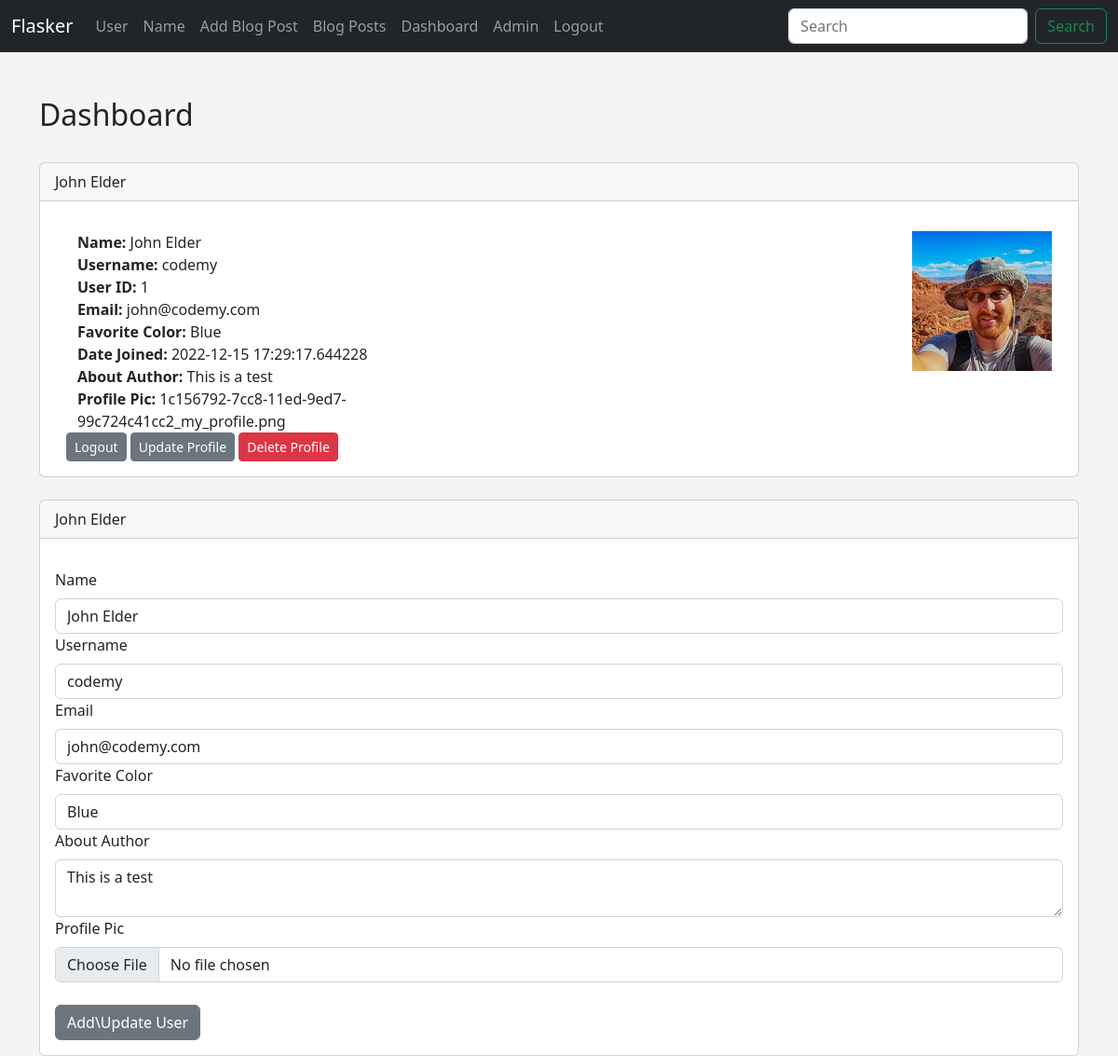
The app's page /dashboard (signed in) with its own data.
### models.py (models this page shows, shortened)
class Users(db.Model, UserMixin):
    id = db.Column(db.Integer, primary_key=True) # gets assigned automatically, since primary key
    username = db.Column(db.String(20), nullable=False)
    name = db.Column(db.String(200), nullable=False) # max length=200, cannot be blank
    email = db.Column(db.String(120), nullable=False, unique=True) # must be unique
    date_added = db.Column(db.DateTime, default=datetime.utcnow)
    favorite_color = db.Column(db.String(120))
    about_author = db.Column(db.Text(500), nullable=True)
    profile_pic = db.Column(db.String(), nullable=True)
    password_hash = db.Column(db.String(128))
    posts = db.relationship('Posts', backref='poster')
    @property
    def password(self):
        raise AttributeError('Password is not a readable attribute!') # shows error if something goes wrong

### app.py (the view)
@app.route('/dashboard', methods=['GET', 'POST'])
@login_required
def dashboard():
    form = UserForm()
    id = current_user.id # have to designate, since wasn't passed in URL
    name_to_update = Users.query.get_or_404(id)
    if request.method == 'POST':
        name_to_update.name = request.form['name']
        name_to_update.email = request.form['email']
        name_to_update.favorite_color = request.form['favorite_color']
        name_to_update.username = request.form['username']
        name_to_update.about_author = request.form['about_author']
        if request.files['profile_pic']:
            name_to_update.profile_pic = request.files['profile_pic']
            pic_filename = secure_filename(name_to_update.profile_pic.filename)
            pic_name = str(uuid1()) + '_' + pic_filename
            name_to_update.profile_pic.save(os.path.join(app.config['UPLOAD_FOLDER'], pic_name))
            name_to_update.profile_pic = pic_name
            try:
                db.session.commit() # commits current values (from form) to DB
                flash('User Update Successful!')
                return render_template('dashboard.html', form=form, name_to_update=name_to_update)
            except:
                flash('Error - Update Unsuccessful!')
                return render_template('dashboard.html', form=form, name_to_update=name_to_update)
        else:
            db.session.commit() # commits current values (from form) to DB
            flash('User Update Successful!')
            return render_template('dashboard.html', form=form, name_to_update=name_to_update)
    else:
        return render_template('dashboard.html', form=form, name_to_update=name_to_update, id=id)

### forms.py
class UserForm(FlaskForm):
    name = StringField('Name', validators=[DataRequired()])
    username = StringField('Username', validators=[DataRequired()])
    email = StringField('Email', validators=[DataRequired()])
    favorite_color = StringField('Favorite Color')
    password_hash = PasswordField('Password', validators=[DataRequired(), EqualTo('password_hash2')])
    password_hash2 = PasswordField('Confirm Password', validators=[DataRequired()])
    submit = SubmitField('Add\\Update User') # 'submit' button
    about_author = TextAreaField('About Author')
    profile_pic = FileField("Profile Pic")

class SearchForm(FlaskForm):
	searched = StringField("Searched", validators=[DataRequired()])
	submit = SubmitField("Submit")

### app.py (called while the page is built)
@login_manager.user_loader
def load_user(user_id):
    return Users.query.get(int(user_id))

@app.context_processor
def base(): # caled base because passing into 'base.html', but could be called anything
	form = SearchForm()
	return dict(form=form)

### templates/dashboard.html (shortened to what this page needs)
{% extends 'base.html' %} {% block content %}
<h2>Dashboard</h2>
<br />
<div class="card">
  <div class="card-header">{{ current_user.name }}</div>
  <div class="card-body">
    <div class="container">
      <div class="row">
        <div class="col-8">
          <div class="container">
            <div class="row">
              <div class="col-8">
                <strong>Name: </strong>{{ current_user.name }}<br />
                <strong>Username: </strong>{{ current_user.username }}<br />
                <strong>User ID: </strong>{{ current_user.id }}<br />
                <strong>Email: </strong>{{ current_user.email }}<br />
                <strong>Favorite Color: </strong>{{ current_user.favorite_color
                }}<br />
                <strong>Date Joined: </strong>{{ current_user.date_added }}<br />
                <strong>About Author: </strong>{{ current_user.about_author }}<br />
                <strong>Profile Pic: </strong>{{ current_user.profile_pic }}<br />
              </div>
            </div>
          </div>
          <a href="{{ url_for('logout') }}" class="btn btn-secondary btn-sm"
            >Logout</a
          >
          <a
            href="{{ url_for('update', id=current_user.id) }}"
            class="btn btn-secondary btn-sm"
            >Update Profile</a
          >
          <a
            href="{{ url_for('delete', id=current_user.id) }}"
            class="btn btn-danger btn-sm"
            >Delete Profile</a
          >
        </div>
        <div class="col-4">
          {% if current_user.profile_pic %}
          <img src="{{ url_for('static', filename='images/' + current_user.profile_pic) }}" width="150" align="right"/>
          {% else %}
          <img
            src="{{ url_for('static', filename='images/default_profile_pic.png')}}" width="150" align="right"/>
          {% endif %}
        </div>
      </div>
    </div>
  </div>
</div>
<br />
<div class="card">
  <div class="card-header">{{ current_user.name }}</div>
  <div class="card-body">
    <form method="POST" action="/dashboard" enctype="multipart/form-data">
      {{ form.name.label(class="form-label") }}
      {{ form.name(class="form-control", value=current_user.name) }}
      {{ form.username.label(class="form-label") }}
      {{ form.username(class="form-control", value=current_user.username) }}
      {{ form.email.label(class="form-label") }}
      {{ form.email(class="form-control", value=current_user.email) }}
      {{ form.favorite_color.label(class="form-label") }}
      {{ form.favorite_color(class="form-control", value=current_user.favorite_color) }}
      {{ form.about_author.label(class="form-label") }}
      <textarea name="about_author" class="form-control">{{ current_user.about_author }}</textarea>
      {{ form.profile_pic.label(class="form-label") }}
      {{ form.profile_pic(class="form-control", value=current_user.profile_pic) }}
      <br />
      {{ form.submit(class="btn btn-secondary") }}
    </form>
    {% endblock %}

### static/css/style.css (style rules this page uses)
body { background: #f4f4f4; }

### records on screen
Users: name "John Elder", username "codemy", id "1", email "john@codemy.com", favorite_color "Blue", date_added "2022-12-15 17:29:17.644228", about_author "This is a test", profile_pic "1c156792-7cc8-11ed-9ed7-99c724c41cc2_my_profile.png", profile_pic (picture)
